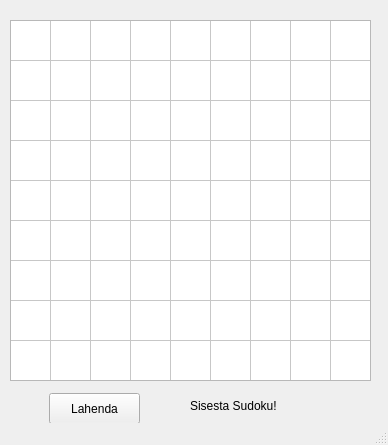
<?xml version="1.0" encoding="UTF-8"?>
<ui version="4.0">
 <class>MainWindow</class>
 <widget class="QMainWindow" name="MainWindow">
  <property name="geometry">
   <rect>
    <x>0</x>
    <y>0</y>
    <width>388</width>
    <height>445</height>
   </rect>
  </property>
  <property name="windowTitle">
   <string>MainWindow</string>
  </property>
  <widget class="QWidget" name="centralwidget">
   <widget class="QTableWidget" name="tableWidget">
    <property name="geometry">
     <rect>
      <x>10</x>
      <y>20</y>
      <width>361</width>
      <height>361</height>
     </rect>
    </property>
    <property name="autoFillBackground">
     <bool>false</bool>
    </property>
    <property name="verticalScrollBarPolicy">
     <enum>Qt::ScrollBarPolicy::ScrollBarAlwaysOff</enum>
    </property>
    <property name="horizontalScrollBarPolicy">
     <enum>Qt::ScrollBarPolicy::ScrollBarAlwaysOff</enum>
    </property>
    <property name="rowCount">
     <number>9</number>
    </property>
    <property name="columnCount">
     <number>9</number>
    </property>
    <attribute name="horizontalHeaderVisible">
     <bool>false</bool>
    </attribute>
    <attribute name="horizontalHeaderMinimumSectionSize">
     <number>40</number>
    </attribute>
    <attribute name="horizontalHeaderDefaultSectionSize">
     <number>40</number>
    </attribute>
    <attribute name="horizontalHeaderHighlightSections">
     <bool>false</bool>
    </attribute>
    <attribute name="verticalHeaderVisible">
     <bool>false</bool>
    </attribute>
    <attribute name="verticalHeaderMinimumSectionSize">
     <number>40</number>
    </attribute>
    <attribute name="verticalHeaderDefaultSectionSize">
     <number>40</number>
    </attribute>
    <attribute name="verticalHeaderHighlightSections">
     <bool>false</bool>
    </attribute>
    <row/>
    <row/>
    <row/>
    <row/>
    <row/>
    <row/>
    <row/>
    <row/>
    <row/>
    <column/>
    <column/>
    <column/>
    <column/>
    <column/>
    <column/>
    <column/>
    <column/>
    <column/>
   </widget>
   <widget class="QPushButton" name="pushButton">
    <property name="geometry">
     <rect>
      <x>49</x>
      <y>393</y>
      <width>91</width>
      <height>31</height>
     </rect>
    </property>
    <property name="text">
     <string>Lahenda</string>
    </property>
   </widget>
   <widget class="QLabel" name="label">
    <property name="geometry">
     <rect>
      <x>190</x>
      <y>390</y>
      <width>151</width>
      <height>31</height>
     </rect>
    </property>
    <property name="text">
     <string>Sisesta Sudoku!</string>
    </property>
   </widget>
  </widget>
  <widget class="QStatusBar" name="statusbar"/>
 </widget>
 <resources/>
 <connections/>
</ui>
